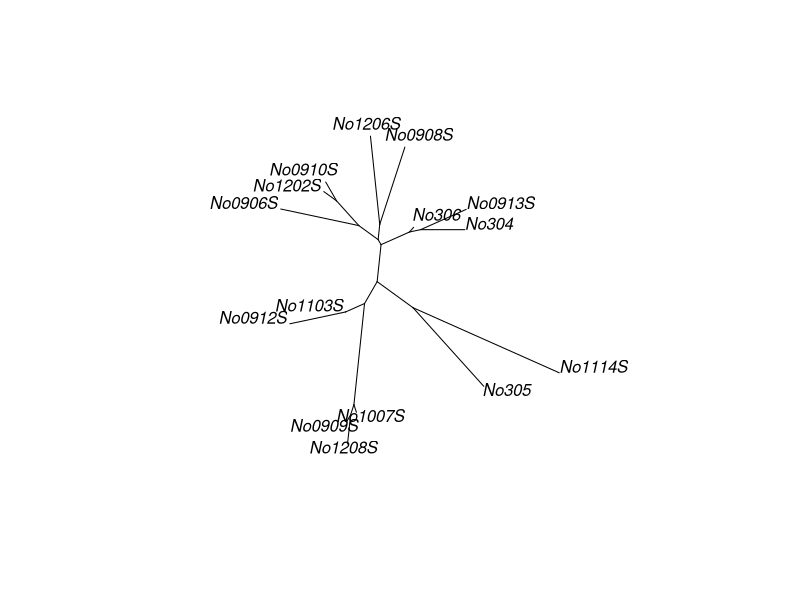

This figure's R source:
library(ape)


### Name: mvr
### Title: Minimum Variance Reduction
### Aliases: mvr mvrs
### Keywords: models

### ** Examples

data(woodmouse)
rt <- dist.dna(woodmouse, variance = TRUE)
v <- attr(rt, "variance")
tr <- mvr(rt, v)
plot(tr, "u")
